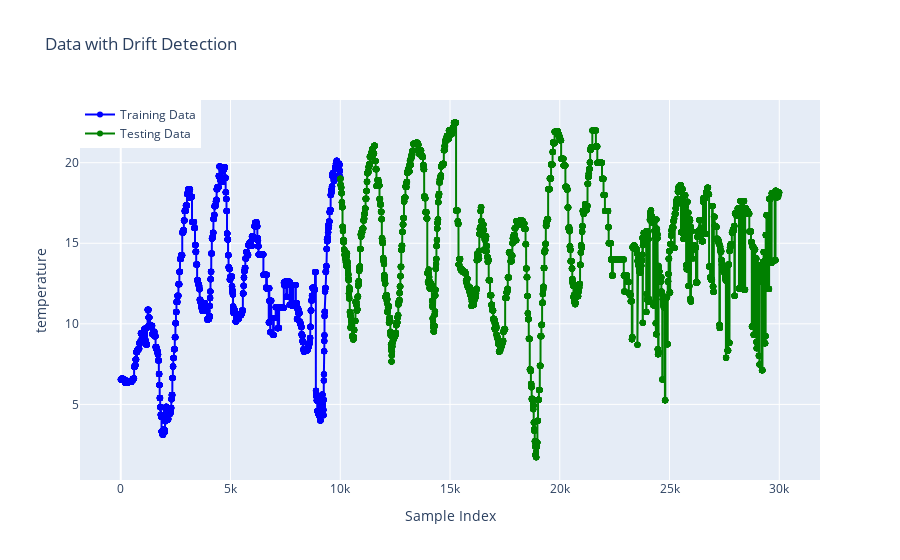

Write notebook code for a chart like this one.
### Code cell
plot_drift(feature_name, df_train, df_test)

### Figure 1 — Plotly figure (JSON) as saved in the notebook; plotly's stock layout.template omitted (floating-point values rounded to 4 significant figures; data arrays with more than 128 entries replaced by an {"elided": "..."} marker saying what was removed)
{"data": [{"line": {"color": "blue"}, "marker": {"symbol": "circle"}, "mode": "lines+markers", "name": "Training Data", "showlegend": true, "type": "scatter", "x": {"elided": "10000 int values"}, "y": {"elided": "10000 float values"}}, {"line": {"color": "green"}, "marker": {"symbol": "circle"}, "mode": "lines+markers", "name": "Testing Data", "showlegend": true, "type": "scatter", "x": {"elided": "20000 int values"}, "y": {"elided": "20000 float values"}}, {"marker": {"color": "red", "size": 10}, "mode": "markers", "name": "Drift Detected", "showlegend": true, "type": "scatter", "x": [], "y": []}], "layout": {"legend": {"x": 0, "y": 1}, "title": {"text": "Data with Drift Detection"}, "xaxis": {"title": {"text": "Sample Index"}}, "yaxis": {"title": {"text": "temperature"}}}}
